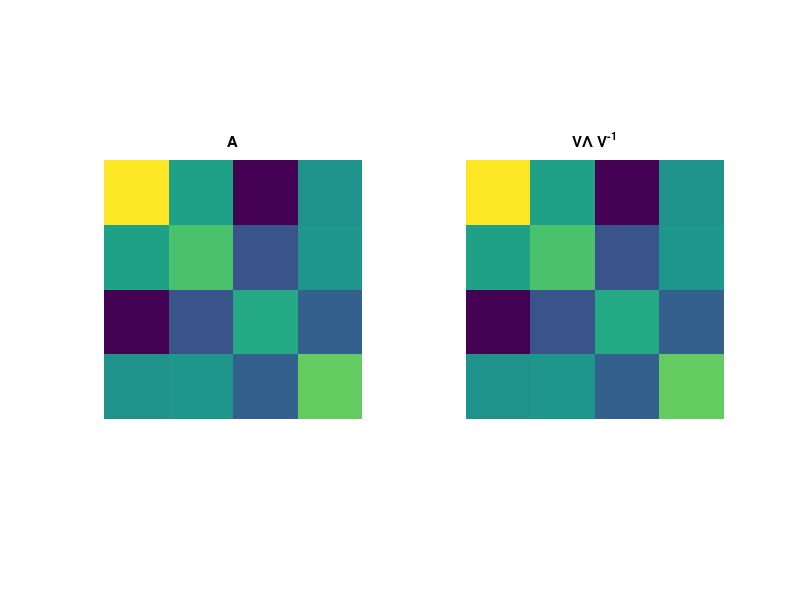

The MATLAB script that drew this image:
%%
%     COURSE: Linear algebra: theory and implementation
%    SECTION: Eigendecomposition
%      VIDEO: Diagonalization
% Instructor: sincxpress.com
% Course url: https://www.udemy.com/course/linear-algebra-theory-and-implementation/?couponCode=202110
%
%%

A = round(10*randn(4));
A = A'*A;

% eigendecomposition
[evecs,evals] = eig(A);

% test reconstruction
Ap = evecs * evals * inv(evecs);


% plot
figure(4), clf
subplot(121), imagesc(A)
axis square, axis off, title('A')

subplot(122), imagesc(Ap)
axis square, axis off, title('V\Lambda V^{-1}')


% subtract the two (should be zero with rounding errors)
recondiff = A-Ap

% reconstruction error (due to inverse numerical inaccuracies)
rmsA = sqrt( mean(recondiff(:).^2) );
disp([ 'Reconstruction RMS: ' num2str(rmsA) ])

%% done.
